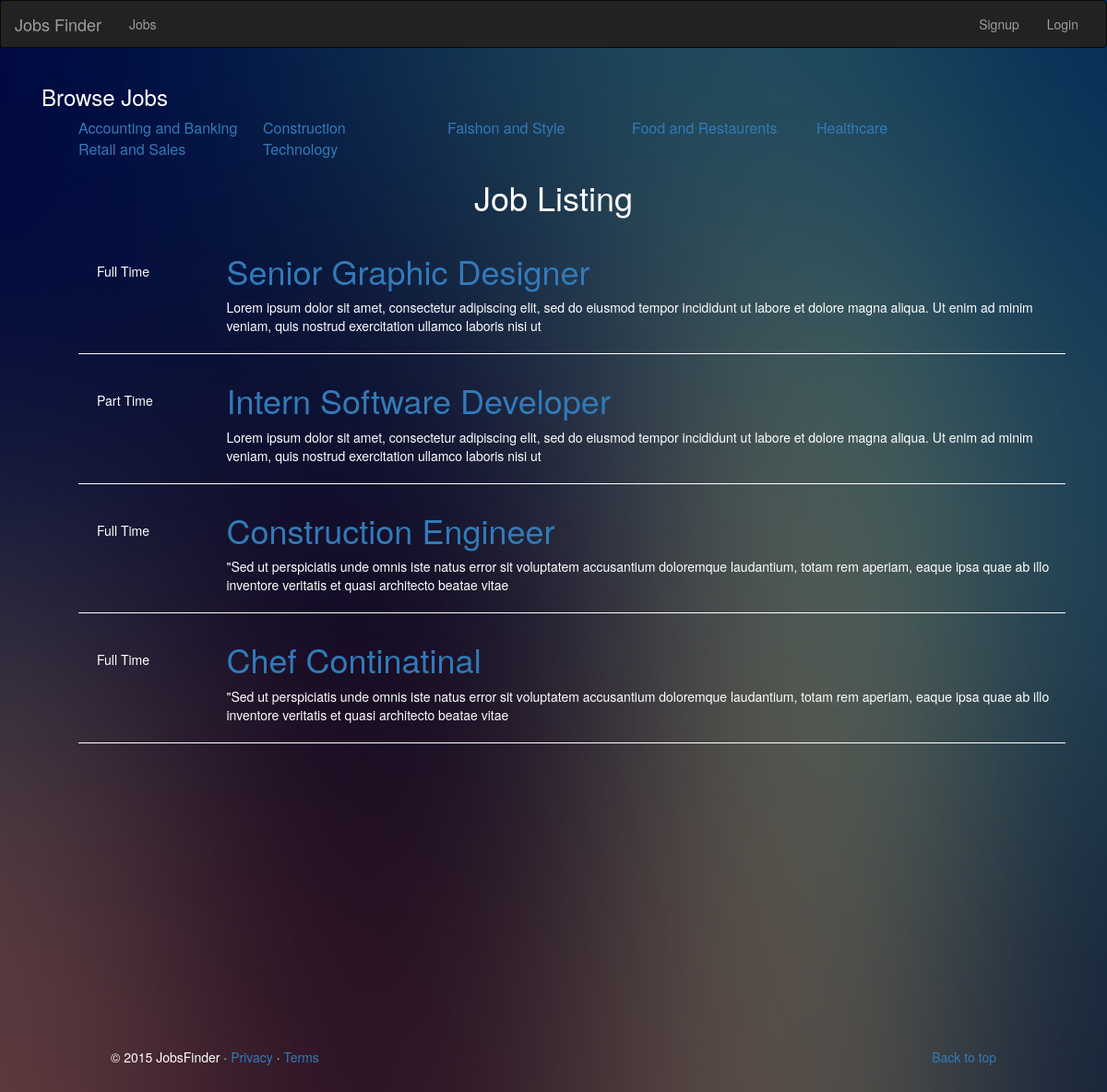
/jobs.php, run on the app's committed database.
### tables this page shows
CREATE TABLE `categories` (
  `id` int(11) NOT NULL,
  `name` varchar(255) NOT NULL
);

CREATE TABLE `jobs` (
  `id` int(11) NOT NULL,
  `title` varchar(255) NOT NULL,
  `description` text NOT NULL,
  `location` varchar(255) NOT NULL,
  `category_id` int(11) NOT NULL,
  `contact_email` varchar(255) NOT NULL,
  `job_type` varchar(255) NOT NULL
);

### lib/Database.php (called while the page is built, shortened)
<?php
class Database{
     public $dbhost = DB_HOST;
     public $dbuser = DB_USER;
     public $dbname = DB_NAME;
     public $dbpass = DB_PASS;
     public $link;
    private function connect(){
        $this->link = new mysqli($this->dbhost,$this->dbuser,$this->dbpass,$this->dbname);
    }
    public function select($query){
        $result = $this->link->query($query) or die($this->link->error.__LINE__);
        if ($result->num_rows>0){
            return $result;
        }
        else{
            return false;
        }
    }
}

### helpers/format_helpers.php (called while the page is built)
<?php
function shortText($text, $chars =150){
    $text = $text." ";
    $text = substr($text,0,$chars);
    $text = substr($text,0,strrpos($text,' '));
    return $text;
}

### jobs.php (the view, shortened to what this page needs)
<?php include 'includes/header.php'; ?>
<?php  include 'lib/Database.php';?>
<?php include 'helpers/format_helpers.php'; ?>
<?php
   $db = new Database();
   $query = "SELECT * FROM categories";
   $result = $db->select($query);
   if(isset($_GET['id'])){
     $id = $_GET['id'];
	   $query2 ="SELECT * FROM jobs WHERE category_id ='$id'";
	   $result2= $db->select($query2);
   }
 else{
	 $query2 = "SELECT * FROM jobs";
	 $result2 = $db->select($query2);
 }
?>
 <?php if($result2): ?>
<div class="container">
    <div id="category_block" class="col-xs-12">
			<h3>Browse Jobs</h3>
			<ul>
				<?php while($row = $result->fetch_assoc()): ?>
				<li>
					<a href="jobs.php?id=<?php echo $row['id']; ?>">
						<?php echo $row['name']; ?>
					</a>
				</li>
	            <?php endwhile; ?>
			</ul>
	</div>
 <div class="col-sm-12">
 	<h1 class="text-center">Job Listing</h1>
 	<ul id="listings">
      <?php while ($row = $result2->fetch_assoc()): ?>
				<li>
					<div class="type">
					<span class="green"><?php echo $row['job_type']; ?></span>
					</div>
					<div class="description">
						<a href="job.php?id=<?php echo $row['id']; ?>"><h1><?php echo $row['title']; ?></h1></a>
						<p> <?php echo shortText($row['description'],200); ?>
						</p>
					</div>
				</li>
		<?php endwhile;  ?>
 	</ul>
 </div>
</div>
<?php else : ?>
	<div class="col-xs-12">
	<p>There are No Jobs</p>
	</div>
<?php endif; ?>
<?php include 'includes/footer.php'; ?>

### css/style.css (style rules this page uses)
body { padding-bottom: 40px; color: #5a5a5a; }
li { list-style: none; }
a { text-decoration-style: none; }
#listings li { overflow: auto; border-bottom: 1px #ffffff solid; padding: 10px 0 10px 0; list-style: none; }
.type { float: left; width: 15%; margin-top: 30px; }
.type span { padding: 10px 20px 10px 20px; color: #ffffff; background: #; }
.description { float: right; width: 85%; }
.description a { text-decoration-style: none; text-decoration-color: #ffffff; }
#category_block li { width: 200px; float: left; font-size: 16px; padding: 0 10px 0 0; }

### includes/header.php (style rules this page uses)
body { background: url(img/32.jpg); background-size: 100% 100%; background-repeat: no-repeat; color: #ffffff; }

### data on the page
categories: name "Accounting and Banking"
categories: name "Construction"
categories: name "Faishon and Style"
categories: name "Food and Restaurents"
categories: name "Healthcare"
categories: name "Retail and Sales"
categories: name "Technology"
jobs: job_type "Full Time", title "Senior Graphic Designer", description "Lorem ipsum dolor sit amet, consectetur adipiscing elit, sed do eiusmod tempor incididunt ut labore et dolore magna aliqua. Ut enim ad minim veniam, quis nostrud exercitation ullamco laboris nisi ut"
jobs: job_type "Part Time", title "Intern Software Developer", description "Lorem ipsum dolor sit amet, consectetur adipiscing elit, sed do eiusmod tempor incididunt ut labore et dolore magna aliqua. Ut enim ad minim veniam, quis nostrud exercitation ullamco laboris nisi ut"
jobs: job_type "Full Time", title "Construction Engineer", description "\"Sed ut perspiciatis unde omnis iste natus error sit voluptatem accusantium doloremque laudantium, totam rem aperiam, eaque ipsa quae ab illo inventore veritatis et quasi architecto beatae vitae"
jobs: job_type "Full Time", title "Chef Continatinal", description "\"Sed ut perspiciatis unde omnis iste natus error sit voluptatem accusantium doloremque laudantium, totam rem aperiam, eaque ipsa quae ab illo inventore veritatis et quasi architecto beatae vitae"
